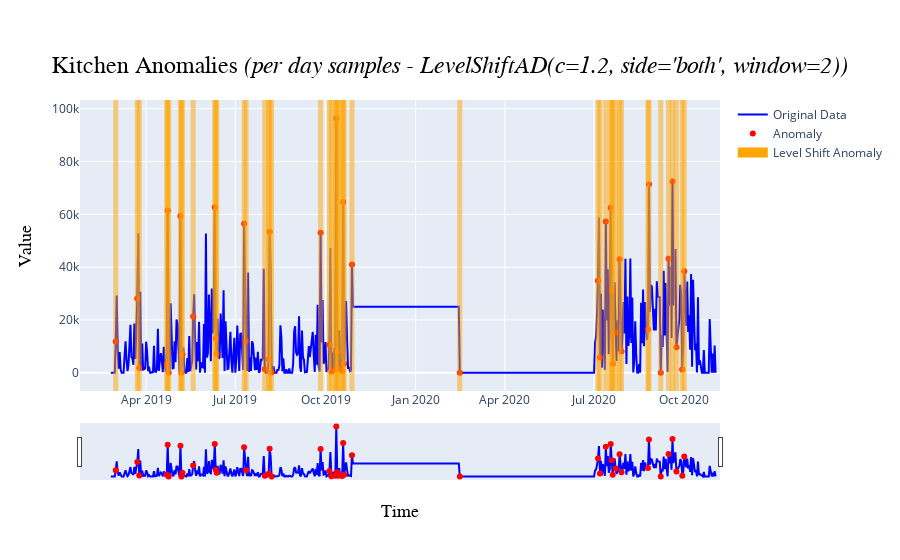

The notebook cell saved with this chart:
### Markdown cell above
##### A.3.4 Per day samples - *LevelShiftAD*

### Code cell
data = kitchen_df_interpolated.resample('D').sum()
data.loc['2019-10-29':'2020-02-14', data.columns[0]] += 25000

c = 1.2
level_shift_side = 'both'
level_shift_window = 2
plot_title = f'Kitchen Anomalies <i>(per day samples - LevelShiftAD(c={c}, side=\'{level_shift_side}\', window={level_shift_window}))</i>'
plot_name = 'Kitchen/Kitchen Anomalies (per day samples - LevelShiftAD)'

[kitchen_D_LevelShift_ano, kitchen_D_LevelShift_ano_val, kitchen_D_LevelShift_ano_plot], kitchen_D_LevelShift_model = ad_LevelShiftAD(validate_series(data), c, level_shift_side, level_shift_window, plot_title=plot_title, plot_name=plot_name)

kitchen_D_LevelShift_ano_plot.show()

### Figure 1 — Plotly figure (JSON) as saved in the notebook; plotly's stock layout.template omitted (floating-point values rounded to 4 significant figures; data arrays with more than 128 entries replaced by an {"elided": "..."} marker saying what was removed)
{"data": [{"line": {"color": "blue"}, "mode": "lines", "name": "Original Data", "type": "scatter", "x": {"elided": "618 str values"}, "y": {"elided": "618 float values"}}, {"marker": {"color": "red", "size": 6}, "mode": "markers", "name": "Anomaly", "type": "scatter", "x": ["2019-03-01T00:00:00", "2019-03-23T00:00:00", "2019-03-25T00:00:00", "2019-04-22T00:00:00", "2019-04-23T00:00:00", "2019-04-24T00:00:00", "2019-05-06T00:00:00", "2019-05-07T00:00:00", "2019-05-08T00:00:00", "2019-05-19T00:00:00", "2019-06-10T00:00:00", "2019-06-11T00:00:00", "2019-06-12T00:00:00", "2019-07-10T00:00:00", "2019-07-12T00:00:00", "2019-07-31T00:00:00", "2019-08-04T00:00:00", "2019-08-05T00:00:00", "2019-08-07T00:00:00", "2019-09-26T00:00:00", "2019-10-05T00:00:00", "2019-10-07T00:00:00", "2019-10-11T00:00:00", "2019-10-12T00:00:00", "2019-10-13T00:00:00", "2019-10-14T00:00:00", "2019-10-18T00:00:00", "2019-10-19T00:00:00", "2019-10-20T00:00:00", "2019-10-28T00:00:00", "2020-02-15T00:00:00", "2020-07-05T00:00:00", "2020-07-07T00:00:00", "2020-07-13T00:00:00", "2020-07-18T00:00:00", "2020-07-19T00:00:00", "2020-07-20T00:00:00", "2020-07-23T00:00:00", "2020-07-27T00:00:00", "2020-07-29T00:00:00", "2020-08-25T00:00:00", "2020-08-26T00:00:00", "2020-09-07T00:00:00", "2020-09-15T00:00:00", "2020-09-19T00:00:00", "2020-09-23T00:00:00", "2020-09-29T00:00:00", "2020-10-01T00:00:00"], "y": [11782, 28109, 1781, 3224, 61420.0, 15, 59370.0, 0, 6858, 21283, 62625, 12970.0, 7126.0, 56373, 11977, 1309, 5075, 53350.0, 64, 53050.0, 10580.0, 493.5, 1182.0, 96360.0, 8036.0, 1452, 685, 64651, 3371, 40980.0, 0, 34809, 5754.0, 57290.0, 62461, 31140.0, 3404.0, 15260.0, 42969, 8028.0, 16345, 71396, 0, 43122, 72462, 9593, 1187, 38430.0]}, {"line": {"color": "orange", "width": 10}, "marker": {"color": "orange"}, "mode": "lines", "name": "Level Shift Anomaly", "type": "scatter", "x": [null], "y": [null]}], "layout": {"shapes": [{"fillcolor": "orange", "line": {"color": "orange", "width": 5}, "opacity": 0.5, "type": "rect", "x0": "2019-03-01T00:00:00", "x1": "2019-03-01T00:00:00", "xref": "x", "y0": 0, "y1": 1, "yref": "y domain"}, {"fillcolor": "orange", "line": {"color": "orange", "width": 5}, "opacity": 0.5, "type": "rect", "x0": "2019-03-23T00:00:00", "x1": "2019-03-23T00:00:00", "xref": "x", "y0": 0, "y1": 1, "yref": "y domain"}, {"fillcolor": "orange", "line": {"color": "orange", "width": 5}, "opacity": 0.5, "type": "rect", "x0": "2019-03-25T00:00:00", "x1": "2019-03-25T00:00:00", "xref": "x", "y0": 0, "y1": 1, "yref": "y domain"}, {"fillcolor": "orange", "line": {"color": "orange", "width": 5}, "opacity": 0.5, "type": "rect", "x0": "2019-04-22T00:00:00", "x1": "2019-04-22T00:00:00", "xref": "x", "y0": 0, "y1": 1, "yref": "y domain"}, {"fillcolor": "orange", "line": {"color": "orange", "width": 5}, "opacity": 0.5, "type": "rect", "x0": "2019-04-23T00:00:00", "x1": "2019-04-23T00:00:00", "xref": "x", "y0": 0, "y1": 1, "yref": "y domain"}, {"fillcolor": "orange", "line": {"color": "orange", "width": 5}, "opacity": 0.5, "type": "rect", "x0": "2019-04-24T00:00:00", "x1": "2019-04-24T00:00:00", "xref": "x", "y0": 0, "y1": 1, "yref": "y domain"}, {"fillcolor": "orange", "line": {"color": "orange", "width": 5}, "opacity": 0.5, "type": "rect", "x0": "2019-05-06T00:00:00", "x1": "2019-05-06T00:00:00", "xref": "x", "y0": 0, "y1": 1, "yref": "y domain"}, {"fillcolor": "orange", "line": {"color": "orange", "width": 5}, "opacity": 0.5, "type": "rect", "x0": "2019-05-07T00:00:00", "x1": "2019-05-07T00:00:00", "xref": "x", "y0": 0, "y1": 1, "yref": "y domain"}, {"fillcolor": "orange", "line": {"color": "orange", "width": 5}, "opacity": 0.5, "type": "rect", "x0": "2019-05-08T00:00:00", "x1": "2019-05-08T00:00:00", "xref": "x", "y0": 0, "y1": 1, "yref": "y domain"}, {"fillcolor": "orange", "line": {"color": "orange", "width": 5}, "opacity": 0.5, "type": "rect", "x0": "2019-05-19T00:00:00", "x1": "2019-05-19T00:00:00", "xref": "x", "y0": 0, "y1": 1, "yref": "y domain"}, {"fillcolor": "orange", "line": {"color": "orange", "width": 5}, "opacity": 0.5, "type": "rect", "x0": "2019-06-10T00:00:00", "x1": "2019-06-10T00:00:00", "xref": "x", "y0": 0, "y1": 1, "yref": "y domain"}, {"fillcolor": "orange", "line": {"color": "orange", "width": 5}, "opacity": 0.5, "type": "rect", "x0": "2019-06-11T00:00:00", "x1": "2019-06-11T00:00:00", "xref": "x", "y0": 0, "y1": 1, "yref": "y domain"}, {"fillcolor": "orange", "line": {"color": "orange", "width": 5}, "opacity": 0.5, "type": "rect", "x0": "2019-06-12T00:00:00", "x1": "2019-06-12T00:00:00", "xref": "x", "y0": 0, "y1": 1, "yref": "y domain"}, {"fillcolor": "orange", "line": {"color": "orange", "width": 5}, "opacity": 0.5, "type": "rect", "x0": "2019-07-10T00:00:00", "x1": "2019-07-10T00:00:00", "xref": "x", "y0": 0, "y1": 1, "yref": "y domain"}, {"fillcolor": "orange", "line": {"color": "orange", "width": 5}, "opacity": 0.5, "type": "rect", "x0": "2019-07-12T00:00:00", "x1": "2019-07-12T00:00:00", "xref": "x", "y0": 0, "y1": 1, "yref": "y domain"}, {"fillcolor": "orange", "line": {"color": "orange", "width": 5}, "opacity": 0.5, "type": "rect", "x0": "2019-07-31T00:00:00", "x1": "2019-07-31T00:00:00", "xref": "x", "y0": 0, "y1": 1, "yref": "y domain"}, {"fillcolor": "orange", "line": {"color": "orange", "width": 5}, "opacity": 0.5, "type": "rect", "x0": "2019-08-04T00:00:00", "x1": "2019-08-04T00:00:00", "xref": "x", "y0": 0, "y1": 1, "yref": "y domain"}, {"fillcolor": "orange", "line": {"color": "orange", "width": 5}, "opacity": 0.5, "type": "rect", "x0": "2019-08-05T00:00:00", "x1": "2019-08-05T00:00:00", "xref": "x", "y0": 0, "y1": 1, "yref": "y domain"}, {"fillcolor": "orange", "line": {"color": "orange", "width": 5}, "opacity": 0.5, "type": "rect", "x0": "2019-08-07T00:00:00", "x1": "2019-08-07T00:00:00", "xref": "x", "y0": 0, "y1": 1, "yref": "y domain"}, {"fillcolor": "orange", "line": {"color": "orange", "width": 5}, "opacity": 0.5, "type": "rect", "x0": "2019-09-26T00:00:00", "x1": "2019-09-26T00:00:00", "xref": "x", "y0": 0, "y1": 1, "yref": "y domain"}, {"fillcolor": "orange", "line": {"color": "orange", "width": 5}, "opacity": 0.5, "type": "rect", "x0": "2019-10-05T00:00:00", "x1": "2019-10-05T00:00:00", "xref": "x", "y0": 0, "y1": 1, "yref": "y domain"}, {"fillcolor": "orange", "line": {"color": "orange", "width": 5}, "opacity": 0.5, "type": "rect", "x0": "2019-10-07T00:00:00", "x1": "2019-10-07T00:00:00", "xref": "x", "y0": 0, "y1": 1, "yref": "y domain"}, {"fillcolor": "orange", "line": {"color": "orange", "width": 5}, "opacity": 0.5, "type": "rect", "x0": "2019-10-11T00:00:00", "x1": "2019-10-11T00:00:00", "xref": "x", "y0": 0, "y1": 1, "yref": "y domain"}, {"fillcolor": "orange", "line": {"color": "orange", "width": 5}, "opacity": 0.5, "type": "rect", "x0": "2019-10-12T00:00:00", "x1": "2019-10-12T00:00:00", "xref": "x", "y0": 0, "y1": 1, "yref": "y domain"}, {"fillcolor": "orange", "line": {"color": "orange", "width": 5}, "opacity": 0.5, "type": "rect", "x0": "2019-10-13T00:00:00", "x1": "2019-10-13T00:00:00", "xref": "x", "y0": 0, "y1": 1, "yref": "y domain"}, {"fillcolor": "orange", "line": {"color": "orange", "width": 5}, "opacity": 0.5, "type": "rect", "x0": "2019-10-14T00:00:00", "x1": "2019-10-14T00:00:00", "xref": "x", "y0": 0, "y1": 1, "yref": "y domain"}, {"fillcolor": "orange", "line": {"color": "orange", "width": 5}, "opacity": 0.5, "type": "rect", "x0": "2019-10-18T00:00:00", "x1": "2019-10-18T00:00:00", "xref": "x", "y0": 0, "y1": 1, "yref": "y domain"}, {"fillcolor": "orange", "line": {"color": "orange", "width": 5}, "opacity": 0.5, "type": "rect", "x0": "2019-10-19T00:00:00", "x1": "2019-10-19T00:00:00", "xref": "x", "y0": 0, "y1": 1, "yref": "y domain"}, {"fillcolor": "orange", "line": {"color": "orange", "width": 5}, "opacity": 0.5, "type": "rect", "x0": "2019-10-20T00:00:00", "x1": "2019-10-20T00:00:00", "xref": "x", "y0": 0, "y1": 1, "yref": "y domain"}, {"fillcolor": "orange", "line": {"color": "orange", "width": 5}, "opacity": 0.5, "type": "rect", "x0": "2019-10-28T00:00:00", "x1": "2019-10-28T00:00:00", "xref": "x", "y0": 0, "y1": 1, "yref": "y domain"}, {"fillcolor": "orange", "line": {"color": "orange", "width": 5}, "opacity": 0.5, "type": "rect", "x0": "2020-02-15T00:00:00", "x1": "2020-02-15T00:00:00", "xref": "x", "y0": 0, "y1": 1, "yref": "y domain"}, {"fillcolor": "orange", "line": {"color": "orange", "width": 5}, "opacity": 0.5, "type": "rect", "x0": "2020-07-05T00:00:00", "x1": "2020-07-05T00:00:00", "xref": "x", "y0": 0, "y1": 1, "yref": "y domain"}, {"fillcolor": "orange", "line": {"color": "orange", "width": 5}, "opacity": 0.5, "type": "rect", "x0": "2020-07-07T00:00:00", "x1": "2020-07-07T00:00:00", "xref": "x", "y0": 0, "y1": 1, "yref": "y domain"}, {"fillcolor": "orange", "line": {"color": "orange", "width": 5}, "opacity": 0.5, "type": "rect", "x0": "2020-07-13T00:00:00", "x1": "2020-07-13T00:00:00", "xref": "x", "y0": 0, "y1": 1, "yref": "y domain"}, {"fillcolor": "orange", "line": {"color": "orange", "width": 5}, "opacity": 0.5, "type": "rect", "x0": "2020-07-18T00:00:00", "x1": "2020-07-18T00:00:00", "xref": "x", "y0": 0, "y1": 1, "yref": "y domain"}, {"fillcolor": "orange", "line": {"color": "orange", "width": 5}, "opacity": 0.5, "type": "rect", "x0": "2020-07-19T00:00:00", "x1": "2020-07-19T00:00:00", "xref": "x", "y0": 0, "y1": 1, "yref": "y domain"}, {"fillcolor": "orange", "line": {"color": "orange", "width": 5}, "opacity": 0.5, "type": "rect", "x0": "2020-07-20T00:00:00", "x1": "2020-07-20T00:00:00", "xref": "x", "y0": 0, "y1": 1, "yref": "y domain"}, {"fillcolor": "orange", "line": {"color": "orange", "width": 5}, "opacity": 0.5, "type": "rect", "x0": "2020-07-23T00:00:00", "x1": "2020-07-23T00:00:00", "xref": "x", "y0": 0, "y1": 1, "yref": "y domain"}, {"fillcolor": "orange", "line": {"color": "orange", "width": 5}, "opacity": 0.5, "type": "rect", "x0": "2020-07-27T00:00:00", "x1": "2020-07-27T00:00:00", "xref": "x", "y0": 0, "y1": 1, "yref": "y domain"}, {"fillcolor": "orange", "line": {"color": "orange", "width": 5}, "opacity": 0.5, "type": "rect", "x0": "2020-07-29T00:00:00", "x1": "2020-07-29T00:00:00", "xref": "x", "y0": 0, "y1": 1, "yref": "y domain"}, {"fillcolor": "orange", "line": {"color": "orange", "width": 5}, "opacity": 0.5, "type": "rect", "x0": "2020-08-25T00:00:00", "x1": "2020-08-25T00:00:00", "xref": "x", "y0": 0, "y1": 1, "yref": "y domain"}, {"fillcolor": "orange", "line": {"color": "orange", "width": 5}, "opacity": 0.5, "type": "rect", "x0": "2020-08-26T00:00:00", "x1": "2020-08-26T00:00:00", "xref": "x", "y0": 0, "y1": 1, "yref": "y domain"}, {"fillcolor": "orange", "line": {"color": "orange", "width": 5}, "opacity": 0.5, "type": "rect", "x0": "2020-09-07T00:00:00", "x1": "2020-09-07T00:00:00", "xref": "x", "y0": 0, "y1": 1, "yref": "y domain"}, {"fillcolor": "orange", "line": {"color": "orange", "width": 5}, "opacity": 0.5, "type": "rect", "x0": "2020-09-15T00:00:00", "x1": "2020-09-15T00:00:00", "xref": "x", "y0": 0, "y1": 1, "yref": "y domain"}, {"fillcolor": "orange", "line": {"color": "orange", "width": 5}, "opacity": 0.5, "type": "rect", "x0": "2020-09-19T00:00:00", "x1": "2020-09-19T00:00:00", "xref": "x", "y0": 0, "y1": 1, "yref": "y domain"}, {"fillcolor": "orange", "line": {"color": "orange", "width": 5}, "opacity": 0.5, "type": "rect", "x0": "2020-09-23T00:00:00", "x1": "2020-09-23T00:00:00", "xref": "x", "y0": 0, "y1": 1, "yref": "y domain"}, {"fillcolor": "orange", "line": {"color": "orange", "width": 5}, "opacity": 0.5, "type": "rect", "x0": "2020-09-29T00:00:00", "x1": "2020-09-29T00:00:00", "xref": "x", "y0": 0, "y1": 1, "yref": "y domain"}, {"fillcolor": "orange", "line": {"color": "orange", "width": 5}, "opacity": 0.5, "type": "rect", "x0": "2020-10-01T00:00:00", "x1": "2020-10-01T00:00:00", "xref": "x", "y0": 0, "y1": 1, "yref": "y domain"}], "title": {"font": {"color": "black", "family": "Arial, bold", "size": 24}, "text": "Kitchen Anomalies <i>(per day samples - LevelShiftAD(c=1.2, side='both', window=2))</i>", "x": 0.5, "xanchor": "center", "y": 0.9, "yanchor": "top"}, "xaxis": {"rangeslider": {"visible": true}, "title": {"font": {"color": "black", "family": "Arial, bold", "size": 18}, "text": "Time"}}, "yaxis": {"title": {"font": {"color": "black", "family": "Arial, bold", "size": 18}, "text": "Value"}}}}
